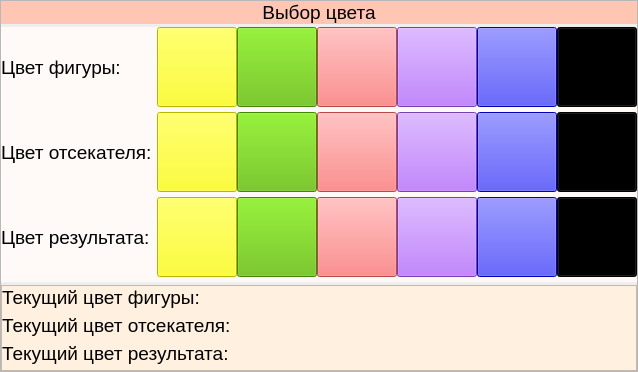
        <widget class="QFrame" name="frame">
         <property name="sizePolicy">
          <sizepolicy hsizetype="Preferred" vsizetype="Minimum">
           <horstretch>0</horstretch>
           <verstretch>0</verstretch>
          </sizepolicy>
         </property>
         <property name="font">
          <font>
           <pointsize>14</pointsize>
          </font>
         </property>
         <property name="frameShape">
          <enum>QFrame::StyledPanel</enum>
         </property>
         <property name="frameShadow">
          <enum>QFrame::Raised</enum>
         </property>
         <layout class="QVBoxLayout" name="verticalLayout_10">
          <property name="spacing">
           <number>3</number>
          </property>
          <property name="leftMargin">
           <number>0</number>
          </property>
          <property name="topMargin">
           <number>0</number>
          </property>
          <property name="rightMargin">
           <number>0</number>
          </property>
          <property name="bottomMargin">
           <number>0</number>
          </property>
          <item>
           <widget class="QLabel" name="label_2">
            <property name="sizePolicy">
             <sizepolicy hsizetype="Preferred" vsizetype="Fixed">
              <horstretch>0</horstretch>
              <verstretch>0</verstretch>
             </sizepolicy>
            </property>
            <property name="font">
             <font>
              <pointsize>14</pointsize>
             </font>
            </property>
            <property name="styleSheet">
             <string notr="true">background-color: rgb(255, 198, 180);</string>
            </property>
            <property name="text">
             <string>Выбор цвета</string>
            </property>
            <property name="alignment">
             <set>Qt::AlignCenter</set>
            </property>
           </widget>
          </item>
          <item>
           <widget class="QFrame" name="color">
            <property name="sizePolicy">
             <sizepolicy hsizetype="Preferred" vsizetype="Minimum">
              <horstretch>0</horstretch>
              <verstretch>0</verstretch>
             </sizepolicy>
            </property>
            <property name="font">
             <font>
              <pointsize>14</pointsize>
             </font>
            </property>
            <property name="styleSheet">
             <string notr="true">background-color: rgb(255, 250, 247);</string>
            </property>
            <layout class="QHBoxLayout" name="horizontalLayout_5">
             <property name="spacing">
              <number>0</number>
             </property>
             <property name="leftMargin">
              <number>0</number>
             </property>
             <property name="topMargin">
              <number>0</number>
             </property>
             <property name="rightMargin">
              <number>0</number>
             </property>
             <property name="bottomMargin">
              <number>5</number>
             </property>
             <item>
              <layout class="QVBoxLayout" name="verticalLayout_8">
               <property name="spacing">
                <number>5</number>
               </property>
               <item>
                <widget class="QLabel" name="label_3">
                 <property name="sizePolicy">
                  <sizepolicy hsizetype="MinimumExpanding" vsizetype="Preferred">
                   <horstretch>0</horstretch>
                   <verstretch>0</verstretch>
                  </sizepolicy>
                 </property>
                 <property name="font">
                  <font>
                   <pointsize>14</pointsize>
                  </font>
                 </property>
                 <property name="text">
                  <string>Цвет фигуры: </string>
                 </property>
                </widget>
               </item>
               <item>
                <widget class="QLabel" name="label_5">
                 <property name="sizePolicy">
                  <sizepolicy hsizetype="MinimumExpanding" vsizetype="Preferred">
                   <horstretch>0</horstretch>
                   <verstretch>0</verstretch>
                  </sizepolicy>
                 </property>
                 <property name="font">
                  <font>
                   <pointsize>14</pointsize>
                  </font>
                 </property>
                 <property name="text">
                  <string>Цвет отсекателя: </string>
                 </property>
                </widget>
               </item>
               <item>
                <widget class="QLabel" name="label_6">
                 <property name="sizePolicy">
                  <sizepolicy hsizetype="MinimumExpanding" vsizetype="Preferred">
                   <horstretch>0</horstretch>
                   <verstretch>0</verstretch>
                  </sizepolicy>
                 </property>
                 <property name="font">
                  <font>
                   <pointsize>14</pointsize>
                  </font>
                 </property>
                 <property name="text">
                  <string>Цвет результата: </string>
                 </property>
                </widget>
               </item>
              </layout>
             </item>
             <item>
              <layout class="QVBoxLayout" name="verticalLayout_9">
               <property name="spacing">
                <number>5</number>
               </property>
               <property name="bottomMargin">
                <number>0</number>
               </property>
               <item>
                <layout class="QHBoxLayout" name="horizontalLayout_10">
                 <property name="spacing">
                  <number>0</number>
                 </property>
                 <property name="topMargin">
                  <number>0</number>
                 </property>
                 <property name="bottomMargin">
                  <number>0</number>
                 </property>
                 <item>
                  <widget class="QToolButton" name="yellow_btn_line">
                   <property name="sizePolicy">
                    <sizepolicy hsizetype="Preferred" vsizetype="Preferred">
                     <horstretch>0</horstretch>
                     <verstretch>0</verstretch>
                    </sizepolicy>
                   </property>
                   <property name="minimumSize">
                    <size>
                     <width>80</width>
                     <height>80</height>
                    </size>
                   </property>
                   <property name="font">
                    <font>
                     <pointsize>14</pointsize>
                    </font>
                   </property>
                   <property name="styleSheet">
                    <string notr="true">background-color: rgb(255, 255, 0);</string>
                   </property>
                   <property name="text">
                    <string/>
                   </property>
                  </widget>
                 </item>
                 <item>
                  <widget class="QToolButton" name="green_btn_line">
                   <property name="sizePolicy">
                    <sizepolicy hsizetype="Preferred" vsizetype="Preferred">
                     <horstretch>0</horstretch>
                     <verstretch>0</verstretch>
                    </sizepolicy>
                   </property>
                   <property name="minimumSize">
                    <size>
                     <width>80</width>
                     <height>80</height>
                    </size>
                   </property>
                   <property name="font">
                    <font>
                     <pointsize>14</pointsize>
                    </font>
                   </property>
                   <property name="styleSheet">
                    <string notr="true">background-color: rgb(93, 186, 0);</string>
                   </property>
                   <property name="text">
                    <string/>
                   </property>
                  </widget>
                 </item>
                 <item>
                  <widget class="QToolButton" name="red_btn_line">
                   <property name="sizePolicy">
                    <sizepolicy hsizetype="Preferred" vsizetype="Preferred">
                     <horstretch>0</horstretch>
                     <verstretch>0</verstretch>
                    </sizepolicy>
                   </property>
                   <property name="minimumSize">
                    <size>
                     <width>80</width>
                     <height>80</height>
                    </size>
                   </property>
                   <property name="font">
                    <font>
                     <pointsize>14</pointsize>
                    </font>
                   </property>
                   <property name="styleSheet">
                    <string notr="true">background-color: rgb(255, 101, 101);</string>
                   </property>
                   <property name="text">
                    <string/>
                   </property>
                  </widget>
                 </item>
                 <item>
                  <widget class="QToolButton" name="purple_btn_line">
                   <property name="sizePolicy">
                    <sizepolicy hsizetype="Preferred" vsizetype="Preferred">
                     <horstretch>0</horstretch>
                     <verstretch>0</verstretch>
                    </sizepolicy>
                   </property>
                   <property name="minimumSize">
                    <size>
                     <width>80</width>
                     <height>80</height>
                    </size>
                   </property>
                   <property name="font">
                    <font>
                     <pointsize>14</pointsize>
                    </font>
                   </property>
                   <property name="styleSheet">
                    <string notr="true">background-color: rgb(170, 85, 255);</string>
                   </property>
                   <property name="text">
                    <string/>
                   </property>
                  </widget>
                 </item>
                 <item>
                  <widget class="QToolButton" name="blue_btn_line">
                   <property name="sizePolicy">
                    <sizepolicy hsizetype="Preferred" vsizetype="Preferred">
                     <horstretch>0</horstretch>
                     <verstretch>0</verstretch>
                    </sizepolicy>
                   </property>
                   <property name="minimumSize">
                    <size>
                     <width>80</width>
                     <height>80</height>
                    </size>
                   </property>
                   <property name="font">
                    <font>
                     <pointsize>14</pointsize>
                    </font>
                   </property>
                   <property name="styleSheet">
                    <string notr="true">background-color: rgb(0, 0, 255);</string>
                   </property>
                   <property name="text">
                    <string/>
                   </property>
                  </widget>
                 </item>
                 <item>
                  <widget class="QToolButton" name="black_btn_line">
                   <property name="sizePolicy">
                    <sizepolicy hsizetype="Preferred" vsizetype="Preferred">
                     <horstretch>0</horstretch>
                     <verstretch>0</verstretch>
                    </sizepolicy>
                   </property>
                   <property name="minimumSize">
                    <size>
                     <width>80</width>
                     <height>80</height>
                    </size>
                   </property>
                   <property name="font">
                    <font>
                     <pointsize>14</pointsize>
                    </font>
                   </property>
                   <property name="styleSheet">
                    <string notr="true">background-color: rgb(0, 0, 0);</string>
                   </property>
                   <property name="text">
                    <string/>
                   </property>
                  </widget>
                 </item>
                </layout>
               </item>
               <item>
                <layout class="QHBoxLayout" name="horizontalLayout_11">
                 <property name="spacing">
                  <number>0</number>
                 </property>
                 <property name="topMargin">
                  <number>0</number>
                 </property>
                 <property name="bottomMargin">
                  <number>0</number>
                 </property>
                 <item>
                  <widget class="QToolButton" name="yellow_btn_clipper">
                   <property name="sizePolicy">
                    <sizepolicy hsizetype="Preferred" vsizetype="Preferred">
                     <horstretch>0</horstretch>
                     <verstretch>0</verstretch>
                    </sizepolicy>
                   </property>
                   <property name="minimumSize">
                    <size>
                     <width>80</width>
                     <height>80</height>
                    </size>
                   </property>
                   <property name="font">
                    <font>
                     <pointsize>14</pointsize>
                    </font>
                   </property>
                   <property name="styleSheet">
                    <string notr="true">background-color: rgb(255, 255, 0);</string>
                   </property>
                   <property name="text">
                    <string/>
                   </property>
                  </widget>
                 </item>
                 <item>
                  <widget class="QToolButton" name="green_btn_clipper">
                   <property name="sizePolicy">
                    <sizepolicy hsizetype="Preferred" vsizetype="Preferred">
                     <horstretch>0</horstretch>
                     <verstretch>0</verstretch>
                    </sizepolicy>
                   </property>
                   <property name="minimumSize">
                    <size>
                     <width>80</width>
                     <height>80</height>
                    </size>
                   </property>
                   <property name="font">
                    <font>
                     <pointsize>14</pointsize>
                    </font>
                   </property>
                   <property name="styleSheet">
                    <string notr="true">background-color: rgb(93, 186, 0);</string>
                   </property>
                   <property name="text">
                    <string/>
                   </property>
                  </widget>
                 </item>
                 <item>
                  <widget class="QToolButton" name="red_btn_clipper">
                   <property name="sizePolicy">
                    <sizepolicy hsizetype="Preferred" vsizetype="Preferred">
                     <horstretch>0</horstretch>
                     <verstretch>0</verstretch>
                    </sizepolicy>
                   </property>
                   <property name="minimumSize">
                    <size>
                     <width>80</width>
                     <height>80</height>
                    </size>
                   </property>
                   <property name="font">
                    <font>
                     <pointsize>14</pointsize>
                    </font>
                   </property>
                   <property name="styleSheet">
                    <string notr="true">background-color: rgb(255, 101, 101);</string>
                   </property>
                   <property name="text">
                    <string/>
                   </property>
                  </widget>
                 </item>
                 <item>
                  <widget class="QToolButton" name="purple_btn_clipper">
                   <property name="sizePolicy">
                    <sizepolicy hsizetype="Preferred" vsizetype="Preferred">
                     <horstretch>0</horstretch>
                     <verstretch>0</verstretch>
                    </sizepolicy>
                   </property>
                   <property name="minimumSize">
                    <size>
                     <width>80</width>
                     <height>80</height>
                    </size>
                   </property>
                   <property name="font">
                    <font>
                     <pointsize>14</pointsize>
                    </font>
                   </property>
                   <property name="styleSheet">
                    <string notr="true">background-color: rgb(170, 85, 255);</string>
                   </property>
                   <property name="text">
                    <string/>
                   </property>
                  </widget>
                 </item>
                 <item>
                  <widget class="QToolButton" name="blue_btn_clipper">
                   <property name="sizePolicy">
                    <sizepolicy hsizetype="Preferred" vsizetype="Preferred">
                     <horstretch>0</horstretch>
                     <verstretch>0</verstretch>
                    </sizepolicy>
                   </property>
                   <property name="minimumSize">
                    <size>
                     <width>80</width>
                     <height>80</height>
                    </size>
                   </property>
                   <property name="font">
                    <font>
                     <pointsize>14</pointsize>
                    </font>
                   </property>
                   <property name="styleSheet">
                    <string notr="true">background-color: rgb(0, 0, 255);</string>
                   </property>
                   <property name="text">
                    <string/>
                   </property>
                  </widget>
                 </item>
                 <item>
                  <widget class="QToolButton" name="black_btn_clipper">
                   <property name="sizePolicy">
                    <sizepolicy hsizetype="Preferred" vsizetype="Preferred">
                     <horstretch>0</horstretch>
                     <verstretch>0</verstretch>
                    </sizepolicy>
                   </property>
                   <property name="minimumSize">
                    <size>
                     <width>80</width>
                     <height>80</height>
                    </size>
                   </property>
                   <property name="font">
                    <font>
                     <pointsize>14</pointsize>
                    </font>
                   </property>
                   <property name="styleSheet">
                    <string notr="true">background-color: rgb(0, 0, 0);</string>
                   </property>
                   <property name="text">
                    <string/>
                   </property>
                  </widget>
                 </item>
                </layout>
               </item>
               <item>
                <layout class="QHBoxLayout" name="horizontalLayout_12">
                 <property name="spacing">
                  <number>0</number>
                 </property>
                 <property name="topMargin">
                  <number>0</number>
                 </property>
                 <property name="bottomMargin">
                  <number>0</number>
                 </property>
                 <item>
                  <widget class="QToolButton" name="yellow_btn_res">
                   <property name="sizePolicy">
                    <sizepolicy hsizetype="Preferred" vsizetype="Preferred">
                     <horstretch>0</horstretch>
                     <verstretch>0</verstretch>
                    </sizepolicy>
                   </property>
                   <property name="minimumSize">
                    <size>
                     <width>80</width>
                     <height>80</height>
                    </size>
                   </property>
                   <property name="font">
                    <font>
                     <pointsize>14</pointsize>
                    </font>
                   </property>
                   <property name="styleSheet">
                    <string notr="true">background-color: rgb(255, 255, 0);</string>
                   </property>
                   <property name="text">
                    <string/>
                   </property>
                  </widget>
                 </item>
                 <item>
                  <widget class="QToolButton" name="green_btn_res">
                   <property name="sizePolicy">
                    <sizepolicy hsizetype="Preferred" vsizetype="Preferred">
                     <horstretch>0</horstretch>
                     <verstretch>0</verstretch>
                    </sizepolicy>
                   </property>
                   <property name="minimumSize">
                    <size>
                     <width>80</width>
                     <height>80</height>
                    </size>
                   </property>
                   <property name="font">
                    <font>
                     <pointsize>14</pointsize>
                    </font>
                   </property>
                   <property name="styleSheet">
                    <string notr="true">background-color: rgb(93, 186, 0);</string>
                   </property>
                   <property name="text">
                    <string/>
                   </property>
                  </widget>
                 </item>
                 <item>
                  <widget class="QToolButton" name="red_btn_res">
                   <property name="sizePolicy">
                    <sizepolicy hsizetype="Preferred" vsizetype="Preferred">
                     <horstretch>0</horstretch>
                     <verstretch>0</verstretch>
                    </sizepolicy>
                   </property>
                   <property name="minimumSize">
                    <size>
                     <width>80</width>
                     <height>80</height>
                    </size>
                   </property>
                   <property name="font">
                    <font>
                     <pointsize>14</pointsize>
                    </font>
                   </property>
                   <property name="styleSheet">
                    <string notr="true">background-color: rgb(255, 101, 101);</string>
                   </property>
                   <property name="text">
                    <string/>
                   </property>
                  </widget>
                 </item>
                 <item>
                  <widget class="QToolButton" name="purple_btn_res">
                   <property name="sizePolicy">
                    <sizepolicy hsizetype="Preferred" vsizetype="Preferred">
                     <horstretch>0</horstretch>
                     <verstretch>0</verstretch>
                    </sizepolicy>
                   </property>
                   <property name="minimumSize">
                    <size>
                     <width>80</width>
                     <height>80</height>
                    </size>
                   </property>
                   <property name="font">
                    <font>
                     <pointsize>14</pointsize>
                    </font>
                   </property>
                   <property name="styleSheet">
                    <string notr="true">background-color: rgb(170, 85, 255);</string>
                   </property>
                   <property name="text">
                    <string/>
                   </property>
                  </widget>
                 </item>
                 <item>
                  <widget class="QToolButton" name="blue_btn_res">
                   <property name="sizePolicy">
                    <sizepolicy hsizetype="Preferred" vsizetype="Preferred">
                     <horstretch>0</horstretch>
                     <verstretch>0</verstretch>
                    </sizepolicy>
                   </property>
                   <property name="minimumSize">
                    <size>
                     <width>80</width>
                     <height>80</height>
                    </size>
                   </property>
                   <property name="font">
                    <font>
                     <pointsize>14</pointsize>
                    </font>
                   </property>
                   <property name="styleSheet">
                    <string notr="true">background-color: rgb(0, 0, 255);</string>
                   </property>
                   <property name="text">
                    <string/>
                   </property>
                  </widget>
                 </item>
                 <item>
                  <widget class="QToolButton" name="black_btn_res">
                   <property name="sizePolicy">
                    <sizepolicy hsizetype="Preferred" vsizetype="Preferred">
                     <horstretch>0</horstretch>
                     <verstretch>0</verstretch>
                    </sizepolicy>
                   </property>
                   <property name="minimumSize">
                    <size>
                     <width>80</width>
                     <height>80</height>
                    </size>
                   </property>
                   <property name="font">
                    <font>
                     <pointsize>14</pointsize>
                    </font>
                   </property>
                   <property name="styleSheet">
                    <string notr="true">background-color: rgb(0, 0, 0);</string>
                   </property>
                   <property name="text">
                    <string/>
                   </property>
                  </widget>
                 </item>
                </layout>
               </item>
              </layout>
             </item>
            </layout>
           </widget>
          </item>
          <item>
           <widget class="QFrame" name="frame_6">
            <property name="sizePolicy">
             <sizepolicy hsizetype="Preferred" vsizetype="Minimum">
              <horstretch>0</horstretch>
              <verstretch>0</verstretch>
             </sizepolicy>
            </property>
            <property name="font">
             <font>
              <pointsize>14</pointsize>
             </font>
            </property>
            <property name="styleSheet">
             <string notr="true">background-color: rgb(255, 240, 224);</string>
            </property>
            <property name="frameShape">
             <enum>QFrame::StyledPanel</enum>
            </property>
            <property name="frameShadow">
             <enum>QFrame::Raised</enum>
            </property>
            <layout class="QHBoxLayout" name="horizontalLayout_4">
             <property name="spacing">
              <number>0</number>
             </property>
             <property name="leftMargin">
              <number>0</number>
             </property>
             <property name="topMargin">
              <number>0</number>
             </property>
             <property name="rightMargin">
              <number>0</number>
             </property>
             <property name="bottomMargin">
              <number>5</number>
             </property>
             <item>
              <layout class="QVBoxLayout" name="verticalLayout">
               <property name="spacing">
                <number>5</number>
               </property>
               <item>
                <widget class="QLabel" name="label_17">
                 <property name="sizePolicy">
                  <sizepolicy hsizetype="Preferred" vsizetype="Preferred">
                   <horstretch>0</horstretch>
                   <verstretch>0</verstretch>
                  </sizepolicy>
                 </property>
                 <property name="font">
                  <font>
                   <pointsize>14</pointsize>
                  </font>
                 </property>
                 <property name="text">
                  <string>Текущий цвет фигуры: </string>
                 </property>
                </widget>
               </item>
               <item>
                <widget class="QLabel" name="label_18">
                 <property name="sizePolicy">
                  <sizepolicy hsizetype="Preferred" vsizetype="Preferred">
                   <horstretch>0</horstretch>
                   <verstretch>0</verstretch>
                  </sizepolicy>
                 </property>
                 <property name="font">
                  <font>
                   <pointsize>14</pointsize>
                  </font>
                 </property>
                 <property name="text">
                  <string>Текущий цвет отсекателя:  </string>
                 </property>
                </widget>
               </item>
               <item>
                <widget class="QLabel" name="label_19">
                 <property name="sizePolicy">
                  <sizepolicy hsizetype="Preferred" vsizetype="Preferred">
                   <horstretch>0</horstretch>
                   <verstretch>0</verstretch>
                  </sizepolicy>
                 </property>
                 <property name="font">
                  <font>
                   <pointsize>14</pointsize>
                  </font>
                 </property>
                 <property name="text">
                  <string>Текущий цвет результата:  </string>
                 </property>
                </widget>
               </item>
              </layout>
             </item>
             <item>
              <layout class="QVBoxLayout" name="verticalLayout_2">
               <property name="spacing">
                <number>5</number>
               </property>
               <item>
                <widget class="QLabel" name="color_line_show">
                 <property name="sizePolicy">
                  <sizepolicy hsizetype="Fixed" vsizetype="Preferred">
                   <horstretch>0</horstretch>
                   <verstretch>0</verstretch>
                  </sizepolicy>
                 </property>
                 <property name="minimumSize">
                  <size>
                   <width>75</width>
                   <height>0</height>
                  </size>
                 </property>
                 <property name="font">
                  <font>
                   <pointsize>14</pointsize>
                  </font>
                 </property>
                 <property name="styleSheet">
                  <string notr="true">border-color: rgb(0, 0, 0);</string>
                 </property>
                 <property name="text">
                  <string/>
                 </property>
                </widget>
               </item>
               <item>
                <widget class="QLabel" name="color_clipper_show">
                 <property name="sizePolicy">
                  <sizepolicy hsizetype="Fixed" vsizetype="Preferred">
                   <horstretch>0</horstretch>
                   <verstretch>0</verstretch>
                  </sizepolicy>
                 </property>
                 <property name="minimumSize">
                  <size>
                   <width>75</width>
                   <height>0</height>
                  </size>
                 </property>
                 <property name="font">
                  <font>
                   <pointsize>14</pointsize>
                  </font>
                 </property>
                 <property name="styleSheet">
                  <string notr="true">border-color: rgb(0, 0, 0);</string>
                 </property>
                 <property name="text">
                  <string/>
                 </property>
                </widget>
               </item>
               <item>
                <widget class="QLabel" name="color_res_show">
                 <property name="sizePolicy">
                  <sizepolicy hsizetype="Fixed" vsizetype="Preferred">
                   <horstretch>0</horstretch>
                   <verstretch>0</verstretch>
                  </sizepolicy>
                 </property>
                 <property name="minimumSize">
                  <size>
                   <width>75</width>
                   <height>0</height>
                  </size>
                 </property>
                 <property name="font">
                  <font>
                   <pointsize>14</pointsize>
                  </font>
                 </property>
                 <property name="styleSheet">
                  <string notr="true">border-color: rgb(0, 0, 0);</string>
                 </property>
                 <property name="text">
                  <string/>
                 </property>
                </widget>
               </item>
              </layout>
             </item>
             <item>
              <spacer name="horizontalSpacer_2">
               <property name="sizePolicy">
                <sizepolicy hsizetype="Minimum" vsizetype="Minimum">
                 <horstretch>0</horstretch>
                 <verstretch>0</verstretch>
                </sizepolicy>
               </property>
               <property name="orientation">
                <enum>Qt::Horizontal</enum>
               </property>
               <property name="sizeHint" stdset="0">
                <size>
                 <width>40</width>
                 <height>20</height>
                </size>
               </property>
              </spacer>
             </item>
            </layout>
           </widget>
          </item>
         </layout>
        </widget>
